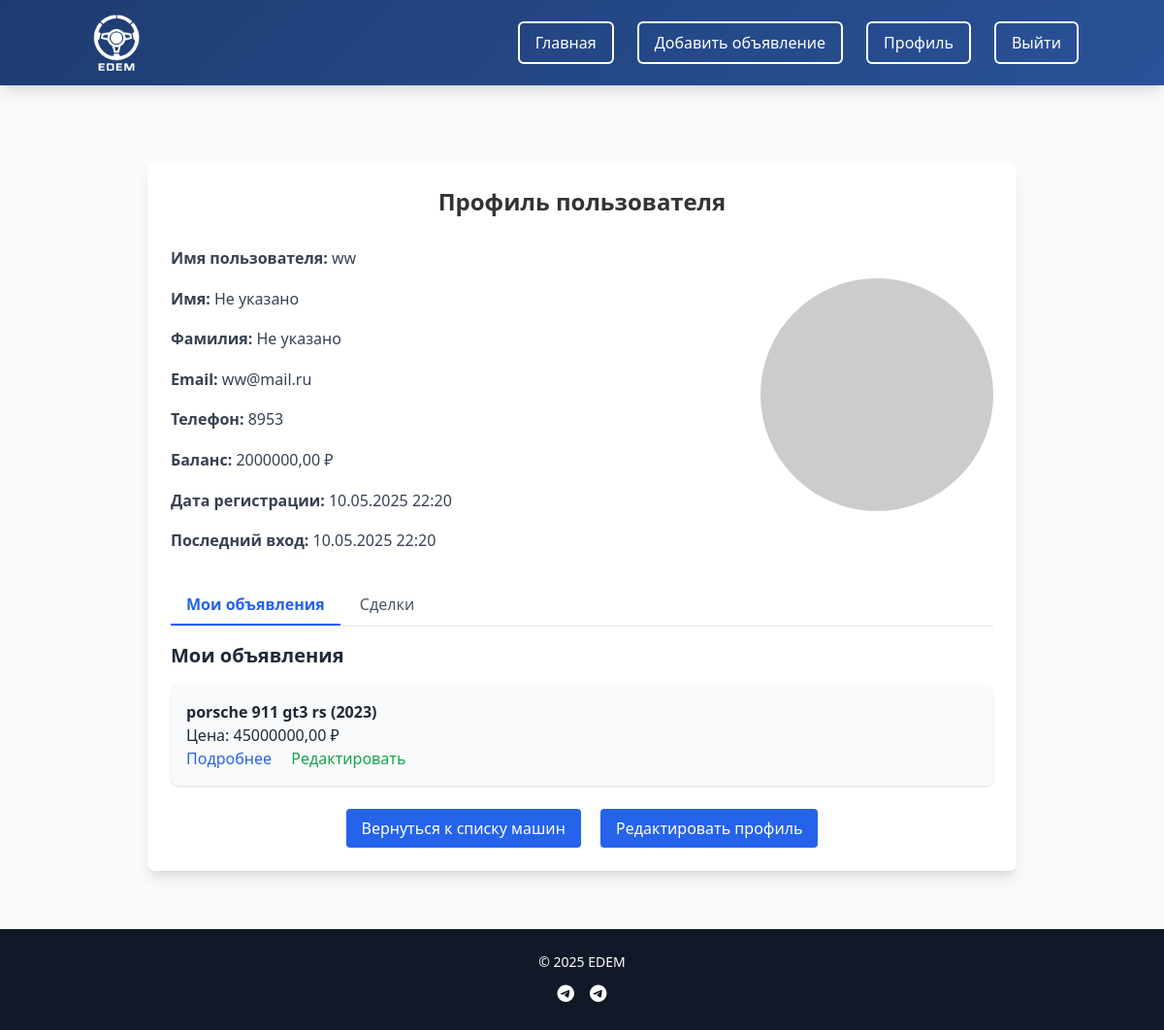
Page /profile/ (signed in) on the earlier database version.
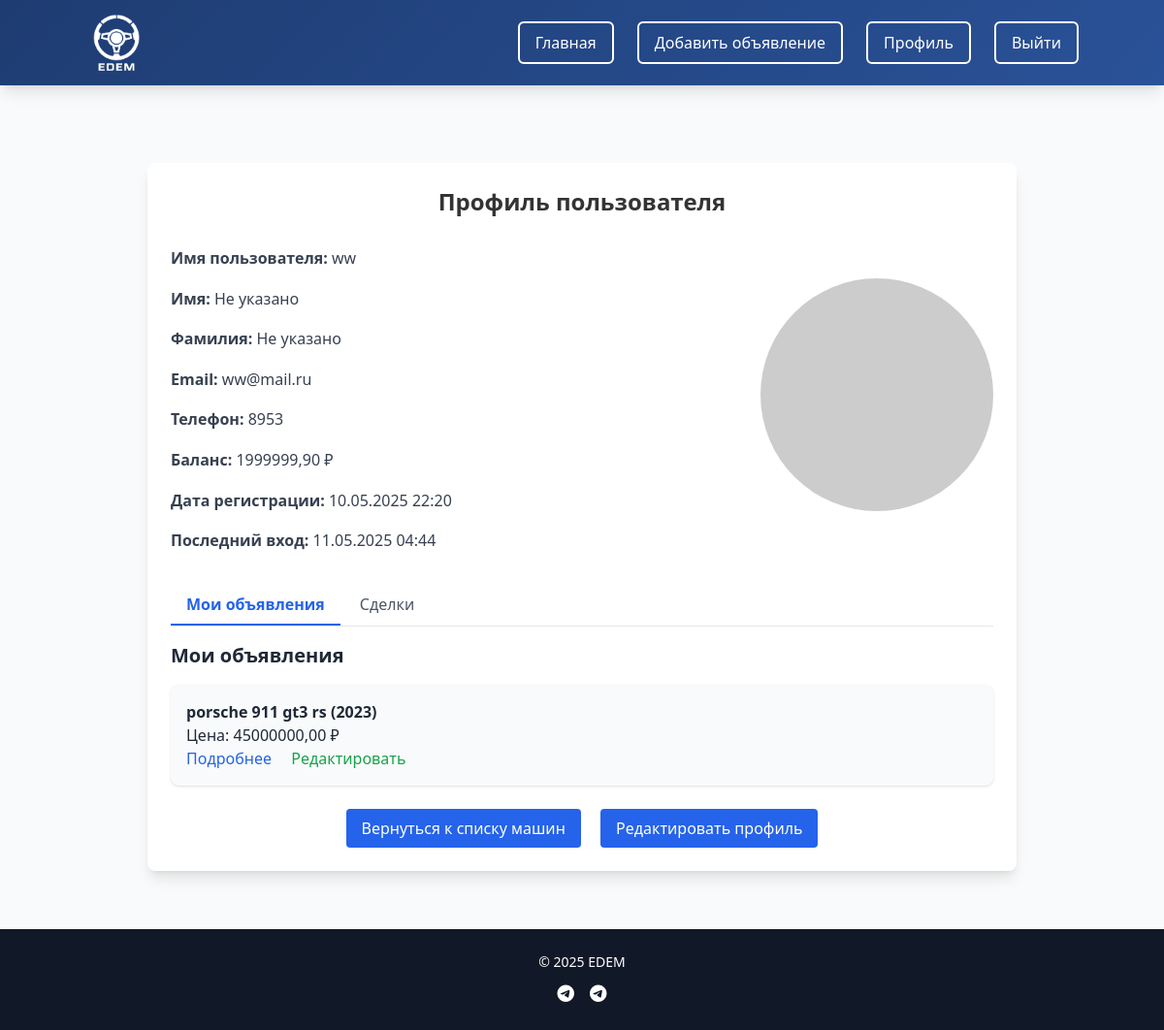
Same page on the later database version.
### cars/models.py (models this page shows, shortened)
class User(AbstractBaseUser, PermissionsMixin):
    username = models.CharField(max_length=150, unique=True)
    email = models.EmailField(unique=True)
    phone = models.CharField(max_length=15, blank=True, null=True)
    first_name = models.CharField(max_length=30, blank=True, null=True)
    last_name = models.CharField(max_length=30, blank=True, null=True)
    company_name = models.CharField(max_length=100, blank=True)
    date_joined = models.DateTimeField(default=timezone.now)
    avatar_url = models.URLField(blank=True, null=True)
    avatar_file = models.ImageField(upload_to='avatars/', blank=True, null=True)
    balance = models.DecimalField(max_digits=12, decimal_places=2, default=0)  # Баланс
    is_active = models.BooleanField(default=True)
    is_staff = models.BooleanField(default=False)
    has_new_notifications = models.BooleanField(default=False)  # Поле для уведомлений
    objects = CustomUserManager()
    USERNAME_FIELD = 'username'
    REQUIRED_FIELDS = ['email']
    class Meta:
        db_table = 'Users'

class Car(models.Model):
    user = models.ForeignKey(User, on_delete=models.CASCADE)
    brand = models.CharField(max_length=100)
    model = models.CharField(max_length=100)
    year = models.PositiveIntegerField()
    price = models.DecimalField(max_digits=12, decimal_places=2)
    mileage = models.PositiveIntegerField()
    engine_capacity = models.DecimalField(max_digits=4, decimal_places=1)
    fuel_type = models.CharField(max_length=50, choices=FUEL_TYPE_CHOICES)
    transmission = models.CharField(max_length=50, choices=TRANSMISSION_CHOICES)
    color = models.CharField(max_length=50, blank=True, null=True)
    description = models.TextField()
    created_at = models.DateTimeField(default=timezone.now)
    is_sold = models.BooleanField(default=False)
    condition = models.CharField(max_length=20, choices=[('new', 'Новый'), ('used', 'Б/у')], default='used')

### cars/views.py (the view)
# urls.py: path('profile/', views.profile, name='profile'),
@login_required
def profile(request):
    user_cars = Car.objects.filter(user=request.user, is_sold=False)
    buyer_requests = PurchaseRequest.objects.filter(buyer=request.user).order_by('-request_date')
    seller_requests = PurchaseRequest.objects.filter(seller=request.user).order_by('-request_date')
    unread_purchases_count = buyer_requests.filter(is_read=False, status__in=['Одобрено', 'Отклонено']).count()
    unread_sales_count = seller_requests.filter(is_read=False, status='В ожидании').count()
    has_new_notifications = (unread_purchases_count > 0 or unread_sales_count > 0)
    unread_deals_count = unread_purchases_count + unread_sales_count
    return render(request, 'profile.html', {
        'user': request.user,
        'user_cars': user_cars,
        'buyer_requests': buyer_requests,
        'seller_requests': seller_requests,
        'unread_deals_count': unread_deals_count,
        'unread_purchases_count': unread_purchases_count,
        'unread_sales_count': unread_sales_count,
        'has_new_notifications': has_new_notifications,
    })

### templates/profile.html (shortened to what this page needs)
{% extends 'base.html' %}
{% block content %}
<div class="profile-container max-w-4xl mx-auto mt-10 p-6 bg-white rounded-lg shadow-lg">
    <h2 class="text-2xl font-bold text-center text-gray-800 mb-6">Профиль пользователя</h2>
    <div class="profile-info flex items-center space-x-6">
        <div class="space-y-4 flex-1">
            <p class="text-gray-700"><strong>Имя пользователя:</strong> {{ user.username }}</p>
            <p class="text-gray-700"><strong>Имя:</strong> {{ user.first_name|default:"Не указано" }}</p>
            <p class="text-gray-700"><strong>Фамилия:</strong> {{ user.last_name|default:"Не указано" }}</p>
            <p class="text-gray-700"><strong>Email:</strong> {{ user.email }}</p>
            <p class="text-gray-700"><strong>Телефон:</strong> {{ user.phone|default:"Не указан" }}</p>
            <p class="text-gray-700"><strong>Баланс:</strong> {{ user.balance }} ₽</p>
            <p class="text-gray-700"><strong>Дата регистрации:</strong> {{ user.date_joined|date:"d.m.Y H:i" }}</p>
            <p class="text-gray-700"><strong>Последний вход:</strong> {{ user.last_login|date:"d.m.Y H:i" }}</p>
        </div>
        {% if user.avatar_url %}
        <div class="flex-shrink-0">
            <img src="{{ user.avatar_url }}" alt="Аватар" class="w-60 h-60 rounded-full">
        </div>
        {% endif %}
    </div>
    <div class="tabs mt-8">
        <ul class="flex border-b">
            <li class="mr-1">
                <a class="tab-link inline-block py-2 px-4 text-blue-600 font-semibold border-b-2 border-blue-600" href="#cars" data-tab="cars">Мои объявления</a>
            </li>
            <li class="mr-1">
                <a class="tab-link inline-block py-2 px-4 text-gray-600 hover:text-blue-600" href="#purchases" data-tab="purchases">
                    Сделки
                </a>
            </li>
        </ul>
    </div>
    <div id="cars" class="tab-content mt-4">
        <h3 class="text-xl font-semibold text-gray-800 mb-4">Мои объявления</h3>
        {% if user_cars %}
        <div class="grid gap-4">
            {% for car in user_cars %}
            <div class="p-4 bg-gray-50 rounded-lg shadow">
                <p><strong>{{ car.brand }} {{ car.model }} ({{ car.year }})</strong></p>
                <p>Цена: {{ car.price }} ₽</p>
                <a href="{% url 'car_detail' car.id %}" class="text-blue-600 hover:underline">Подробнее</a>
                <a href="{% url 'edit_car' car.id %}" class="ml-4 text-green-600 hover:underline">Редактировать</a>
            </div>
            {% endfor %}
        </div>
        {% else %}
        <p class="text-gray-600">У вас нет активных объявлений.</p>
        {% endif %}
    </div>
    <div class="mt-6 text-center">
        <a href="{% url 'car_list' %}" class="inline-block px-4 py-2 bg-blue-600 text-white rounded hover:bg-blue-700 transition-colors">Вернуться к списку машин</a>
        <a href="{% url 'edit_profile' %}" class="ml-4 inline-block px-4 py-2 bg-blue-600 text-white rounded hover:bg-blue-700 transition-colors">Редактировать профиль</a>
    </div>
</div>
{% endblock %}

### templates/base.html (shortened to what this page needs)
<!DOCTYPE html>
<html lang="ru">
<head>
    {% load static %}
    <script src="https://cdn.tailwindcss.com"></script>
    <link rel="stylesheet" href="https://cdnjs.cloudflare.com/ajax/libs/font-awesome/6.5.1/css/all.min.css" />
    <link rel="stylesheet" href="{% static 'style.css' %}">
</head>
<body class="bg-gray-50 font-sans text-gray-800">
<header class="gradient-bg text-white p-2 md:p-3 shadow-lg">
    <div class="container mx-auto flex flex-col md:flex-row justify-between items-center">
        <a href="{% url 'car_list' %}">
            <img src="{% static 'logo.png' %}" alt="EDEM Logo" class="h-14 md:h-16">
        </a>
        <nav class="flex flex-col md:flex-row space-y-4 md:space-y-0 md:space-x-6 text-center">
            <a href="{% url 'car_list' %}" class="hover:text-yellow-300 transition-colors">Главная</a>
            {% if user.is_authenticated %}
            <a href="{% url 'create_car' %}" class="hover:text-yellow-300 transition-colors">Добавить объявление</a>
            <a href="{% url 'profile' %}" class="relative hover:text-yellow-300 transition-colors">
                Профиль
            </a>
            <a href="{% url 'logout' %}" class="hover:text-yellow-300 transition-colors">Выйти</a>
            {% else %}
            <a href="{% url 'login' %}" class="hover:text-yellow-300 transition-colors">Войти</a>
            <a href="{% url 'register' %}" class="hover:text-yellow-300 transition-colors">Регистрация</a>
            {% endif %}
        </nav>
    </div>
</header>
<main class="container mx-auto py-6 md:py-10 px-4">
    {% block content %}
    {% endblock %}
</main>
<footer class="bg-gray-900 text-white p-4 md:p-6">
    <div class="container mx-auto text-center">
        <p class="text-sm">© 2025 EDEM</p>
        <div class="mt-2 flex justify-center space-x-4">
            <a href="https://t.me/MoriBTW" class="hover:text-yellow-300 text-lg"><i class="fab fa-telegram"></i></a>
            <a href="https://t.me/quoksound" class="hover:text-yellow-300 text-lg"><i class="fab fa-telegram"></i></a>
        </div>
    </div>
</footer>
</body>
</html>

### static/css/style.css (style rules this page uses)
.relative { position: relative; }
.profile-container { max-width: 600px; margin: 50px auto; padding: 20px; background-color: #f9f9f9; border-radius: 8px; box-shadow: 0 2px 5px rgba(0, 0, 0, 0.1); }
.profile-container h2 { text-align: center; color: #333; margin-bottom: 20px; }
.profile-info { font-size: 16px; line-height: 1.6; }
.profile-info p { margin: 10px 0; }

### templates/base.html (style rules this page uses)
.gradient-bg { background: linear-gradient(135deg, #1e3c72, #2a5298); }
html, body { height: 100%; margin: 0; }
body { display: flex; flex-direction: column; min-height: 100vh; }
main { flex: 1 0 auto; padding-bottom: 150px; }
footer { position: fixed; bottom: 0; left: 0; width: 100%; background-color: #1F2937; z-index: 1000; padding: 0.5rem 0; }
footer p { margin: 0; line-height: 1.2; }
nav a { position: relative; padding: 0.5rem 1rem; border: 2px solid #ffffff; border-radius: 0.375rem; color: #ffffff; text-decoration: none; transition: color 0.3s, border-color 0.3s; }

Differences in the rows shown:
changed User "ww": balance "2000000,00" → "1999999,90"; last_login "10.05.2025 22:20" → "11.05.2025 04:44"
